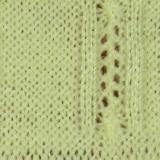
#> input picture test_real/Cable1_025_0_0_back.jpg, 160 x 160 px; its folder holds only this picture in this run
$ python -i nnlib.py   (imports and definitions only)   (older library calls are emulated)
#> lines starting #> are read from the running program, lines starting #| are printed output that depends on the picture
#!/usr/bin/env python
# -*- coding: UTF-8 -*-
from __future__ import division
import os
import scipy.misc
import numpy as np
from math import floor
from PIL import Image
os.environ['TF_CPP_MIN_LOG_LEVEL'] = '1'
import tensorflow as tf
from contextlib import contextmanager
import re
""" helper functions """


def loadimg(fn, scale=4):
#> called with fn = '../test_real/Cable1_025_0_0_back.jpg', scale = 4
    try:
        img = Image.open(fn).convert('RGB')
#> img is the input picture: PIL image 160x160 RGB; mean R, G, B 180.5, 188.6, 129.9
    except IOError:
        return None
    w, h = img.size
#> w = 160; h = 160
    img.crop((0, 0, floor(w / scale), floor(h / scale)))
    img = img.resize((w // scale, h // scale), Image.ANTIALIAS)
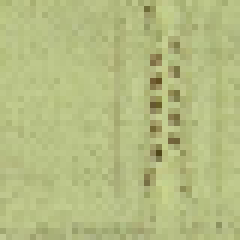
#> img: PIL image 40x40 RGB (shown 6 times larger); mean R, G, B 180.5, 188.6, 129.9
    return np.array(img) / 255


# [6 lines left out: function saveimg, not called in this run]


""" loss layers (spatial preserving) """


# [63 lines left out: functions tf_loss_with_select, tf_normalize_tensor, loss_neg_cos, loss_l1, loss_smoothl1, loss_l2 and 1 more, not called in this run]


""" neural network layers """


# [80 lines left out: functions avgpool, maxpool, global_pool, conv_pad, conv_valid, conv2d_weightnorm and 2 more, not called in this run]

def_runit = 'relu'
def set_runit(rtype):
    global def_runit
    def_runit = rtype

runit_list = []
# [4 lines left out: function search_runit, not called in this run]

runit_ctx = []
# [90 lines left out: functions runits, runit, in_relu, not called in this run]

def relu(h):
    h = tf.nn.relu(h)
    return h


def elu(h):
    h = tf.nn.elu(h)
    return h


def lrelu(h, a=0.2):
    h = tf.nn.leaky_relu(h, alpha=a)
    return h


# [52 lines left out: functions selu, contribut_group_norm, grp_norm, batch_norm, inst_norm, not called in this run]

def pixel_norm(x, epsilon=1e-8):
    with tf.variable_scope('PixelNorm'):
        return x * tf.rsqrt(tf.reduce_mean(tf.square(x), axis=3, keepdims=True) + epsilon)

# [8 lines of commented-out code are left out]
# [67 lines left out: functions upsample, resi, se_attention, NN, seq, branch, not called in this run]


# Written by Antonio Loquercio
import scipy.stats as st

def layer(op):
    # [18 lines left out: function layer_decorated, not called in this run]

    return layer_decorated


class Smoother(object):
    # [7 lines left out: function __init__, not called in this run]

    def setup(self):
        (self.feed('data')
             .conv(name = 'smoothing'))

    def get_unique_name(self, prefix):
        ident = sum(t.startswith(prefix) for t, _ in self.layers.items()) + 1
        return '%s_%d' % (prefix, ident)

    # [28 lines left out: functions feed, gauss_kernel, make_gauss_var, not called in this run]

    def get_output(self):
        '''Returns the smoother output.'''
        return self.terminals[-1]

    # [15 lines left out: function conv, not called in this run]

>>> result = loadimg('../test_real/Cable1_025_0_0_back.jpg')

$ run again, on test_real/Cable1_025_0_16_back.jpg
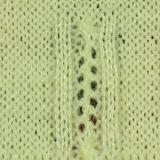
#> input picture test_real/Cable1_025_0_16_back.jpg, 160 x 160 px
#> in loadimg, img is the input picture: PIL image 160x160 RGB; mean R, G, B 181.1, 190.7, 134.1
#> in loadimg, `img = img.resize((w // scale, h // scale), Image.ANTIALIAS)`:
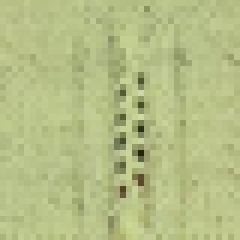
#> img: PIL image 40x40 RGB (shown 6 times larger); mean R, G, B 181.1, 190.7, 134.1

$ run again, on test_real/Cable1_101_12_12_back.jpg
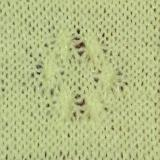
#> input picture test_real/Cable1_101_12_12_back.jpg, 160 x 160 px
#> in loadimg, img is the input picture: PIL image 160x160 RGB; mean R, G, B 180.7, 189.5, 133.8
#> in loadimg, `img = img.resize((w // scale, h // scale), Image.ANTIALIAS)`:
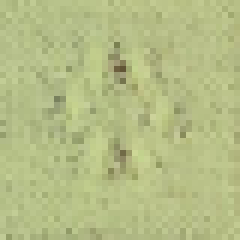
#> img: PIL image 40x40 RGB (shown 6 times larger); mean R, G, B 180.8, 189.5, 133.8

$ run again, on test_real/Cable2_030_0_11_back.jpg
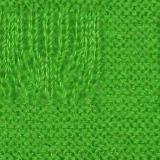
#> input picture test_real/Cable2_030_0_11_back.jpg, 160 x 160 px
#> in loadimg, img is the input picture: PIL image 160x160 RGB; mean R, G, B 67.7, 158.2, 38.4
#> in loadimg, `img = img.resize((w // scale, h // scale), Image.ANTIALIAS)`:
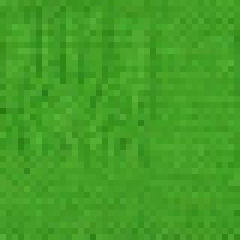
#> img: PIL image 40x40 RGB (shown 6 times larger); mean R, G, B 67.7, 158.3, 38.4
